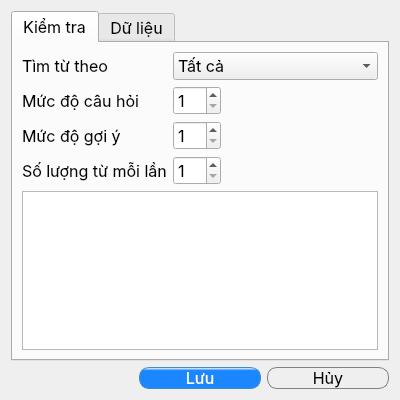
<?xml version="1.0" encoding="UTF-8"?>
<ui version="4.0">
 <class>Dialog</class>
 <widget class="QDialog" name="Dialog">
  <property name="windowModality">
   <enum>Qt::ApplicationModal</enum>
  </property>
  <property name="enabled">
   <bool>true</bool>
  </property>
  <property name="geometry">
   <rect>
    <x>0</x>
    <y>0</y>
    <width>400</width>
    <height>400</height>
   </rect>
  </property>
  <property name="font">
   <font>
    <family>SF Pro Display</family>
    <pointsize>12</pointsize>
   </font>
  </property>
  <property name="windowTitle">
   <string>Cài đặt</string>
  </property>
  <property name="windowIcon">
   <iconset resource="../../resource.qrc">
    <normaloff>:/resource/memento.ico</normaloff>:/resource/memento.ico</iconset>
  </property>
  <property name="modal">
   <bool>true</bool>
  </property>
  <layout class="QVBoxLayout" name="verticalLayout">
   <item>
    <widget class="QTabWidget" name="tab">
     <property name="currentIndex">
      <number>0</number>
     </property>
     <widget class="QWidget" name="test">
      <attribute name="title">
       <string>Kiểm tra</string>
      </attribute>
      <layout class="QGridLayout" name="gridLayout">
       <item row="1" column="2">
        <spacer name="horizontalSpacer_2">
         <property name="orientation">
          <enum>Qt::Horizontal</enum>
         </property>
         <property name="sizeHint" stdset="0">
          <size>
           <width>167</width>
           <height>20</height>
          </size>
         </property>
        </spacer>
       </item>
       <item row="4" column="2">
        <spacer name="horizontalSpacer_4">
         <property name="orientation">
          <enum>Qt::Horizontal</enum>
         </property>
         <property name="sizeHint" stdset="0">
          <size>
           <width>167</width>
           <height>20</height>
          </size>
         </property>
        </spacer>
       </item>
       <item row="2" column="0">
        <widget class="QLabel" name="label_3">
         <property name="text">
          <string>Mức độ gợi ý</string>
         </property>
        </widget>
       </item>
       <item row="0" column="1" colspan="2">
        <widget class="QComboBox" name="combobox_field">
         <item>
          <property name="text">
           <string>Tất cả</string>
          </property>
         </item>
         <item>
          <property name="text">
           <string>Thẻ</string>
          </property>
         </item>
         <item>
          <property name="text">
           <string>Thêm hôm nay</string>
          </property>
         </item>
        </widget>
       </item>
       <item row="1" column="0">
        <widget class="QLabel" name="label_2">
         <property name="text">
          <string>Mức độ câu hỏi</string>
         </property>
        </widget>
       </item>
       <item row="4" column="0">
        <widget class="QLabel" name="label_4">
         <property name="text">
          <string>Số lượng từ mỗi lần</string>
         </property>
        </widget>
       </item>
       <item row="2" column="2">
        <spacer name="horizontalSpacer_3">
         <property name="orientation">
          <enum>Qt::Horizontal</enum>
         </property>
         <property name="sizeHint" stdset="0">
          <size>
           <width>167</width>
           <height>20</height>
          </size>
         </property>
        </spacer>
       </item>
       <item row="6" column="0" colspan="3">
        <widget class="QTextBrowser" name="textBrowser"/>
       </item>
       <item row="0" column="0">
        <widget class="QLabel" name="label">
         <property name="text">
          <string>Tìm từ theo</string>
         </property>
        </widget>
       </item>
       <item row="1" column="1">
        <widget class="QSpinBox" name="spinbox_test_level">
         <property name="buttonSymbols">
          <enum>QAbstractSpinBox::UpDownArrows</enum>
         </property>
         <property name="minimum">
          <number>1</number>
         </property>
         <property name="maximum">
          <number>7</number>
         </property>
        </widget>
       </item>
       <item row="2" column="1">
        <widget class="QSpinBox" name="spinbox_hint_level">
         <property name="minimum">
          <number>1</number>
         </property>
         <property name="maximum">
          <number>4</number>
         </property>
        </widget>
       </item>
       <item row="4" column="1">
        <widget class="QSpinBox" name="spinbox_number_of_word">
         <property name="minimum">
          <number>1</number>
         </property>
         <property name="maximum">
          <number>50</number>
         </property>
        </widget>
       </item>
      </layout>
     </widget>
     <widget class="QWidget" name="data">
      <attribute name="title">
       <string>Dữ liệu</string>
      </attribute>
     </widget>
    </widget>
   </item>
   <item>
    <layout class="QGridLayout" name="gridLayout_2">
     <item row="0" column="0">
      <widget class="QWidget" name="widget" native="true"/>
     </item>
     <item row="0" column="2">
      <widget class="QPushButton" name="button_cancel">
       <property name="toolTip">
        <string>Esc</string>
       </property>
       <property name="styleSheet">
        <string notr="true">QPushButton{border-radius:10px;
border:1px solid gray;
padding: 0 8px;
background-color: qlineargradient(x1: 0, y1: 0, x2: 0, y2: 1,
                                      stop: 0 #f6f7fa, stop: 1 #dadbde);
}

QPushButton:focus{
border: 1px solid #006080;
}</string>
       </property>
       <property name="text">
        <string>Hủy</string>
       </property>
       <property name="shortcut">
        <string>Esc</string>
       </property>
       <property name="autoDefault">
        <bool>true</bool>
       </property>
       <property name="default">
        <bool>true</bool>
       </property>
      </widget>
     </item>
     <item row="0" column="1">
      <widget class="QPushButton" name="button_save">
       <property name="toolTip">
        <string>Ctrl+S</string>
       </property>
       <property name="styleSheet">
        <string notr="true">QPushButton{border-radius:10px;
border:1px solid #3f8cc8;
padding: 0 8px;
color: rgb(255, 255, 255);
background-color: qlineargradient(spread:pad, x1:0.494, y1:0.989, x2:0.494, y2:0.011, stop:0.863158 rgba(23, 132, 255, 250), stop:1 rgba(255, 255, 255, 255));
}
QPushButton:focus{
border: 1px solid rgb(0, 255, 255);
}
QPushButton:disabled{
background-color: rgb(195, 203, 218);
border:1px solid rgb(195, 203, 218);
}</string>
       </property>
       <property name="text">
        <string>Lưu</string>
       </property>
       <property name="shortcut">
        <string>Ctrl+S</string>
       </property>
       <property name="autoDefault">
        <bool>true</bool>
       </property>
       <property name="default">
        <bool>false</bool>
       </property>
      </widget>
     </item>
    </layout>
   </item>
  </layout>
 </widget>
 <tabstops>
  <tabstop>tab</tabstop>
  <tabstop>combobox_field</tabstop>
  <tabstop>spinbox_test_level</tabstop>
  <tabstop>spinbox_hint_level</tabstop>
  <tabstop>spinbox_number_of_word</tabstop>
  <tabstop>textBrowser</tabstop>
  <tabstop>button_save</tabstop>
  <tabstop>button_cancel</tabstop>
 </tabstops>
 <resources>
  <include location="../../resource.qrc"/>
 </resources>
 <connections>
  <connection>
   <sender>label</sender>
   <signal>linkHovered(QString)</signal>
   <receiver>combobox_field</receiver>
   <slot>setCurrentText(QString)</slot>
   <hints>
    <hint type="sourcelabel">
     <x>101</x>
     <y>68</y>
    </hint>
    <hint type="destinationlabel">
     <x>142</x>
     <y>64</y>
    </hint>
   </hints>
  </connection>
  <connection>
   <sender>label_2</sender>
   <signal>linkHovered(QString)</signal>
   <receiver>spinbox_test_level</receiver>
   <slot>selectAll()</slot>
   <hints>
    <hint type="sourcelabel">
     <x>102</x>
     <y>105</y>
    </hint>
    <hint type="destinationlabel">
     <x>143</x>
     <y>105</y>
    </hint>
   </hints>
  </connection>
  <connection>
   <sender>label_3</sender>
   <signal>linkHovered(QString)</signal>
   <receiver>spinbox_hint_level</receiver>
   <slot>selectAll()</slot>
   <hints>
    <hint type="sourcelabel">
     <x>81</x>
     <y>137</y>
    </hint>
    <hint type="destinationlabel">
     <x>147</x>
     <y>140</y>
    </hint>
   </hints>
  </connection>
 </connections>
</ui>
